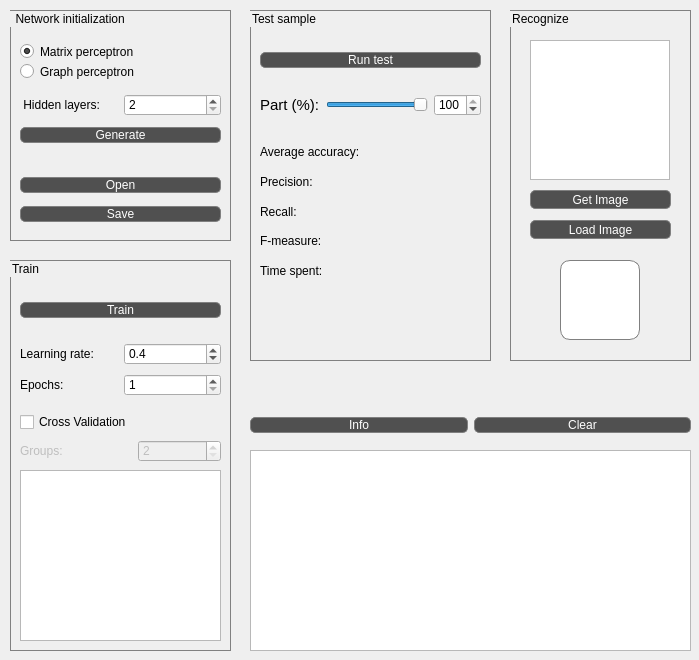
<?xml version="1.0" encoding="UTF-8"?>
<ui version="4.0">
 <class>MainWindow</class>
 <widget class="QMainWindow" name="MainWindow">
  <property name="geometry">
   <rect>
    <x>0</x>
    <y>0</y>
    <width>699</width>
    <height>660</height>
   </rect>
  </property>
  <property name="windowTitle">
   <string>MLP</string>
  </property>
  <widget class="QWidget" name="centralwidget">
   <widget class="QTextEdit" name="textInfo">
    <property name="geometry">
     <rect>
      <x>250</x>
      <y>450</y>
      <width>441</width>
      <height>201</height>
     </rect>
    </property>
    <property name="readOnly">
     <bool>true</bool>
    </property>
   </widget>
   <widget class="QGroupBox" name="groupBox">
    <property name="geometry">
     <rect>
      <x>10</x>
      <y>10</y>
      <width>221</width>
      <height>231</height>
     </rect>
    </property>
    <property name="styleSheet">
     <string notr="true">QGroupBox {
  border: 1px solid gray;
}</string>
    </property>
    <property name="title">
     <string> Network initialization</string>
    </property>
    <widget class="QWidget" name="gridLayoutWidget">
     <property name="geometry">
      <rect>
       <x>10</x>
       <y>160</y>
       <width>201</width>
       <height>61</height>
      </rect>
     </property>
     <layout class="QGridLayout" name="gridLayout">
      <item row="1" column="0">
       <widget class="QPushButton" name="pushButtonSaveNet">
        <property name="styleSheet">
         <string notr="true">QPushButton {
  background-color: rgb(80, 80, 80);
  color: white;
  border-radius: 5px;
  border: 1px solid gray;
}</string>
        </property>
        <property name="text">
         <string>Save</string>
        </property>
       </widget>
      </item>
      <item row="0" column="0">
       <widget class="QPushButton" name="pushButtonOpenNet">
        <property name="styleSheet">
         <string notr="true">QPushButton {
  background-color: rgb(80, 80, 80);
  color: white;
  border-radius: 5px;
  border: 1px solid gray;
}
</string>
        </property>
        <property name="text">
         <string>Open</string>
        </property>
       </widget>
      </item>
     </layout>
    </widget>
    <widget class="QRadioButton" name="radioButtonMatrix">
     <property name="geometry">
      <rect>
       <x>10</x>
       <y>30</y>
       <width>191</width>
       <height>23</height>
      </rect>
     </property>
     <property name="text">
      <string>Matrix perceptron</string>
     </property>
     <property name="checked">
      <bool>true</bool>
     </property>
    </widget>
    <widget class="QRadioButton" name="radioButtonGraph">
     <property name="geometry">
      <rect>
       <x>10</x>
       <y>50</y>
       <width>191</width>
       <height>23</height>
      </rect>
     </property>
     <property name="text">
      <string>Graph perceptron</string>
     </property>
    </widget>
    <widget class="QWidget" name="gridLayoutWidget_5">
     <property name="geometry">
      <rect>
       <x>10</x>
       <y>110</y>
       <width>201</width>
       <height>31</height>
      </rect>
     </property>
     <layout class="QGridLayout" name="gridLayout_5">
      <item row="0" column="0">
       <widget class="QPushButton" name="pushButtonGenerateNet">
        <property name="styleSheet">
         <string notr="true">QPushButton {
  background-color: rgb(80, 80, 80);
  color: white;
  border-radius: 5px;
  border: 1px solid gray;
}</string>
        </property>
        <property name="text">
         <string>Generate</string>
        </property>
       </widget>
      </item>
     </layout>
    </widget>
    <widget class="QWidget" name="gridLayoutWidget_3">
     <property name="geometry">
      <rect>
       <x>10</x>
       <y>80</y>
       <width>201</width>
       <height>31</height>
      </rect>
     </property>
     <layout class="QGridLayout" name="gridLayout_4">
      <item row="0" column="1">
       <widget class="QSpinBox" name="spinBoxNumHiddenLayers">
        <property name="minimum">
         <number>2</number>
        </property>
        <property name="maximum">
         <number>5</number>
        </property>
        <property name="value">
         <number>2</number>
        </property>
       </widget>
      </item>
      <item row="0" column="0">
       <widget class="QLabel" name="label_1">
        <property name="text">
         <string> Hidden layers: </string>
        </property>
       </widget>
      </item>
     </layout>
    </widget>
   </widget>
   <widget class="QGroupBox" name="groupBox_2">
    <property name="geometry">
     <rect>
      <x>10</x>
      <y>260</y>
      <width>221</width>
      <height>391</height>
     </rect>
    </property>
    <property name="styleSheet">
     <string notr="true">QGroupBox {
  border: 1px solid gray;
}</string>
    </property>
    <property name="title">
     <string>Train</string>
    </property>
    <widget class="QWidget" name="gridLayoutWidget_4">
     <property name="geometry">
      <rect>
       <x>10</x>
       <y>30</y>
       <width>201</width>
       <height>41</height>
      </rect>
     </property>
     <layout class="QGridLayout" name="gridLayout_2">
      <item row="0" column="0">
       <widget class="QPushButton" name="pushButtonTrain">
        <property name="styleSheet">
         <string notr="true">QPushButton {
  background-color: rgb(80, 80, 80);
  color: white;
  border-radius: 5px;
  border: 1px solid gray;
}</string>
        </property>
        <property name="text">
         <string>Train</string>
        </property>
       </widget>
      </item>
     </layout>
    </widget>
    <widget class="QWidget" name="gridLayoutWidget_6">
     <property name="geometry">
      <rect>
       <x>10</x>
       <y>80</y>
       <width>201</width>
       <height>61</height>
      </rect>
     </property>
     <layout class="QGridLayout" name="gridLayout_3">
      <item row="1" column="0">
       <widget class="QLabel" name="label_6">
        <property name="text">
         <string>Epochs:</string>
        </property>
       </widget>
      </item>
      <item row="0" column="1">
       <widget class="QDoubleSpinBox" name="LearningRate">
        <property name="decimals">
         <number>1</number>
        </property>
        <property name="minimum">
         <double>0.100000000000000</double>
        </property>
        <property name="maximum">
         <double>1.000000000000000</double>
        </property>
        <property name="singleStep">
         <double>0.100000000000000</double>
        </property>
        <property name="value">
         <double>0.400000000000000</double>
        </property>
       </widget>
      </item>
      <item row="0" column="0">
       <widget class="QLabel" name="label_7">
        <property name="text">
         <string>Learning rate:</string>
        </property>
       </widget>
      </item>
      <item row="1" column="1">
       <widget class="QSpinBox" name="LearningEpoch">
        <property name="minimum">
         <number>1</number>
        </property>
        <property name="maximum">
         <number>10</number>
        </property>
       </widget>
      </item>
     </layout>
    </widget>
    <widget class="QWidget" name="gridLayoutWidget_10">
     <property name="geometry">
      <rect>
       <x>10</x>
       <y>150</y>
       <width>201</width>
       <height>56</height>
      </rect>
     </property>
     <layout class="QGridLayout" name="gridLayout_9">
      <item row="0" column="1">
       <widget class="QCheckBox" name="checkBoxCrossValidation">
        <property name="text">
         <string>Cross Validation</string>
        </property>
       </widget>
      </item>
      <item row="1" column="1">
       <widget class="QLabel" name="labelGroups">
        <property name="enabled">
         <bool>false</bool>
        </property>
        <property name="text">
         <string>Groups:</string>
        </property>
       </widget>
      </item>
      <item row="1" column="2">
       <widget class="QSpinBox" name="LearningGroups">
        <property name="enabled">
         <bool>false</bool>
        </property>
        <property name="minimum">
         <number>2</number>
        </property>
        <property name="maximum">
         <number>10</number>
        </property>
       </widget>
      </item>
     </layout>
    </widget>
    <widget class="QGraphicsView" name="graphicsViewGraph">
     <property name="geometry">
      <rect>
       <x>10</x>
       <y>210</y>
       <width>201</width>
       <height>171</height>
      </rect>
     </property>
     <property name="lineWidth">
      <number>1</number>
     </property>
     <property name="verticalScrollBarPolicy">
      <enum>Qt::ScrollBarAlwaysOff</enum>
     </property>
     <property name="horizontalScrollBarPolicy">
      <enum>Qt::ScrollBarAlwaysOff</enum>
     </property>
    </widget>
   </widget>
   <widget class="QGroupBox" name="groupBox_3">
    <property name="geometry">
     <rect>
      <x>250</x>
      <y>10</y>
      <width>241</width>
      <height>351</height>
     </rect>
    </property>
    <property name="styleSheet">
     <string notr="true">QGroupBox {
  border: 1px solid gray;
}</string>
    </property>
    <property name="title">
     <string>Test sample</string>
    </property>
    <widget class="QWidget" name="gridLayoutWidget_7">
     <property name="geometry">
      <rect>
       <x>10</x>
       <y>80</y>
       <width>221</width>
       <height>31</height>
      </rect>
     </property>
     <layout class="QGridLayout" name="gridLayout_6">
      <item row="0" column="0">
       <widget class="QLabel" name="label_10">
        <property name="font">
         <font>
          <pointsize>11</pointsize>
         </font>
        </property>
        <property name="text">
         <string>Part (%):</string>
        </property>
       </widget>
      </item>
      <item row="0" column="1">
       <widget class="QSlider" name="SliderPartTests">
        <property name="minimum">
         <number>0</number>
        </property>
        <property name="maximum">
         <number>100</number>
        </property>
        <property name="value">
         <number>100</number>
        </property>
        <property name="orientation">
         <enum>Qt::Horizontal</enum>
        </property>
       </widget>
      </item>
      <item row="0" column="2">
       <widget class="QDoubleSpinBox" name="BoxPartTests">
        <property name="decimals">
         <number>0</number>
        </property>
        <property name="minimum">
         <double>0.000000000000000</double>
        </property>
        <property name="maximum">
         <double>100.000000000000000</double>
        </property>
        <property name="singleStep">
         <double>1.000000000000000</double>
        </property>
        <property name="value">
         <double>100.000000000000000</double>
        </property>
       </widget>
      </item>
     </layout>
    </widget>
    <widget class="QWidget" name="gridLayoutWidget_8">
     <property name="geometry">
      <rect>
       <x>10</x>
       <y>30</y>
       <width>221</width>
       <height>41</height>
      </rect>
     </property>
     <layout class="QGridLayout" name="gridLayout_7">
      <item row="0" column="0">
       <widget class="QPushButton" name="pushButtonTest">
        <property name="styleSheet">
         <string notr="true">QPushButton {
  background-color: rgb(80, 80, 80);
  color: white;
  border-radius: 5px;
  border: 1px solid gray;
}</string>
        </property>
        <property name="text">
         <string>Run test</string>
        </property>
       </widget>
      </item>
     </layout>
    </widget>
    <widget class="QWidget" name="gridLayoutWidget_9">
     <property name="geometry">
      <rect>
       <x>10</x>
       <y>130</y>
       <width>221</width>
       <height>143</height>
      </rect>
     </property>
     <layout class="QGridLayout" name="gridLayout_8">
      <item row="3" column="1">
       <widget class="QLabel" name="labelFmeasure">
        <property name="text">
         <string/>
        </property>
       </widget>
      </item>
      <item row="2" column="1">
       <widget class="QLabel" name="labelRecall">
        <property name="text">
         <string/>
        </property>
       </widget>
      </item>
      <item row="3" column="0">
       <widget class="QLabel" name="label_2">
        <property name="text">
         <string>F-measure:</string>
        </property>
       </widget>
      </item>
      <item row="1" column="0">
       <widget class="QLabel" name="label_3">
        <property name="text">
         <string>Precision:</string>
        </property>
       </widget>
      </item>
      <item row="0" column="0">
       <widget class="QLabel" name="label">
        <property name="text">
         <string>Average accuracy:</string>
        </property>
       </widget>
      </item>
      <item row="1" column="1">
       <widget class="QLabel" name="labelPrecision">
        <property name="text">
         <string/>
        </property>
       </widget>
      </item>
      <item row="2" column="0">
       <widget class="QLabel" name="label_5">
        <property name="text">
         <string>Recall:</string>
        </property>
       </widget>
      </item>
      <item row="0" column="1">
       <widget class="QLabel" name="labelAccuracy">
        <property name="text">
         <string/>
        </property>
       </widget>
      </item>
      <item row="4" column="0">
       <widget class="QLabel" name="label_4">
        <property name="text">
         <string>Time spent:</string>
        </property>
       </widget>
      </item>
      <item row="4" column="1">
       <widget class="QLabel" name="labelTimeSpent">
        <property name="text">
         <string/>
        </property>
       </widget>
      </item>
     </layout>
    </widget>
   </widget>
   <widget class="QGroupBox" name="groupBox_4">
    <property name="geometry">
     <rect>
      <x>510</x>
      <y>10</y>
      <width>181</width>
      <height>351</height>
     </rect>
    </property>
    <property name="styleSheet">
     <string notr="true">QGroupBox {
  border: 1px solid gray;
}</string>
    </property>
    <property name="title">
     <string>Recognize</string>
    </property>
    <widget class="QPushButton" name="pushButtonGetImage">
     <property name="geometry">
      <rect>
       <x>20</x>
       <y>180</y>
       <width>141</width>
       <height>19</height>
      </rect>
     </property>
     <property name="styleSheet">
      <string notr="true">QPushButton {
  background-color: rgb(80, 80, 80);
  color: white;
  border-radius: 5px;
  border: 1px solid gray;
}
</string>
     </property>
     <property name="text">
      <string>Get Image</string>
     </property>
    </widget>
    <widget class="QGraphicsView" name="graphicsViewLetter">
     <property name="geometry">
      <rect>
       <x>20</x>
       <y>30</y>
       <width>140</width>
       <height>140</height>
      </rect>
     </property>
     <property name="lineWidth">
      <number>1</number>
     </property>
     <property name="verticalScrollBarPolicy">
      <enum>Qt::ScrollBarAlwaysOff</enum>
     </property>
     <property name="horizontalScrollBarPolicy">
      <enum>Qt::ScrollBarAlwaysOff</enum>
     </property>
    </widget>
    <widget class="QPushButton" name="pushButtonLoadImage">
     <property name="geometry">
      <rect>
       <x>20</x>
       <y>210</y>
       <width>141</width>
       <height>19</height>
      </rect>
     </property>
     <property name="styleSheet">
      <string notr="true">QPushButton {
  background-color: rgb(80, 80, 80);
  color: white;
  border-radius: 5px;
  border: 1px solid gray;
}
</string>
     </property>
     <property name="text">
      <string>Load Image</string>
     </property>
    </widget>
    <widget class="QLabel" name="labelResult">
     <property name="geometry">
      <rect>
       <x>50</x>
       <y>250</y>
       <width>80</width>
       <height>80</height>
      </rect>
     </property>
     <property name="font">
      <font>
       <pointsize>36</pointsize>
      </font>
     </property>
     <property name="styleSheet">
      <string notr="true">QLabel {
  background-color: white;
  color: black;
  border-radius: 10px;
  border: 1px solid gray;
}</string>
     </property>
     <property name="text">
      <string/>
     </property>
     <property name="alignment">
      <set>Qt::AlignCenter</set>
     </property>
    </widget>
   </widget>
   <widget class="QWidget" name="gridLayoutWidget_11">
    <property name="geometry">
     <rect>
      <x>250</x>
      <y>410</y>
      <width>441</width>
      <height>31</height>
     </rect>
    </property>
    <layout class="QGridLayout" name="gridLayout_10">
     <item row="0" column="0">
      <widget class="QPushButton" name="pushButtonInfo">
       <property name="styleSheet">
        <string notr="true">QPushButton {
  background-color: rgb(80, 80, 80);
  color: white;
  border-radius: 5px;
  border: 1px solid gray;
}
</string>
       </property>
       <property name="text">
        <string>Info</string>
       </property>
      </widget>
     </item>
     <item row="0" column="1">
      <widget class="QPushButton" name="pushButtonClear">
       <property name="styleSheet">
        <string notr="true">QPushButton {
  background-color: rgb(80, 80, 80);
  color: white;
  border-radius: 5px;
  border: 1px solid gray;
}</string>
       </property>
       <property name="text">
        <string>Clear</string>
       </property>
      </widget>
     </item>
    </layout>
   </widget>
  </widget>
 </widget>
 <resources/>
 <connections/>
</ui>
